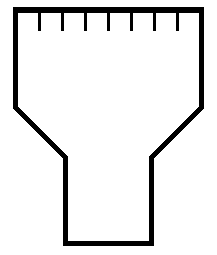
#> input picture EPUCK_PARKING_final/dstar_parking/dstar_parking/worlds/Scenario1.png, 217 x 255 px, found by its file name
$ python parking_map.py
#> lines starting #> are read from the running program, lines starting #| are printed output that depends on the picture; after the words box and inside, x2 and y2 are one past the last pixel; in counts of white or black regions, pixels touching at a corner belong together
"""
parking_map.py  --  A PONTE ENTRE A IMAGEM E A GRELHA DO PLANEADOR
==================================================================
Responsabilidade ÚNICA: pegar no PNG do mapa e produzir uma grelha de células
onde cada célula é "livre" ou "ocupada", mais as funções para converter entre
metros (mundo do Webots) e células (onde o D* Lite trabalha).

NÃO faz planeamento (isso é o d_star_lite.py) e NÃO descobre os lugares de
estacionamento (isso é o parking_other_epucks.py). Mantém-se pequena de propósito.

OS TRÊS REFERENCIAIS (é aqui que toda a gente se baralha):
  - PIXEL da imagem (linha, coluna): origem no canto superior-esquerdo, linha cresce
    para BAIXO. É como o PNG é lido.
  - MUNDO do Webots (x, y) em metros: x cresce para a direita, y cresce para CIMA.
    É o que o GPS devolve. Relação: x = res*coluna ; y = oy - res*linha.
  - CÉLULA da grelha (gx, gy): gx = linha, gy = coluna, em células de 'cell' metros.

SOBRE cell_size (a tua pergunta):
  cell_size É o comprimento da aresta entre dois nós (vértices) vizinhos. O teu modelo
  mental (vértices ligados por arestas) está CERTO. Mas atenção: a grelha representa
  paredes como CÉLULAS OCUPADAS. Se uma parede for mais fina que uma célula e "couber"
  entre dois centros de células livres, o planeador NÃO a vê e corta por ela.
  As divisórias entre lugares têm só ~2.4 cm. Por isso a célula tem de ser pequena
  (2 cm) — com 18.4 cm (espaçamento entre lugares) as divisórias misturavam-se com o
  espaço livre e, como o e-puck (7.4 cm) é menor que uma célula, "livre" não garantiria
  que ele lá passa. Daí: grelha fina (2 cm) + inflação das paredes.
"""

import math
import numpy as np
import yaml
from PIL import Image

# A inflação (engordar paredes) usa scipy se existir; senão há um fallback manual.
try:
    from scipy.ndimage import binary_dilation
    _HAS_SCIPY = True
except Exception:
    _HAS_SCIPY = False


class ParkingMap:
    def __init__(self, png_path, yaml_path, cell_size=0.02, inflate_m=0.05):
        # cell_size : comprimento da aresta da grelha, em metros (2 cm = bom compromisso).
        # inflate_m : quanto engordar as paredes (≈ raio do e-puck + margem). É GEOMETRIA,
        #             não nada aprendido: garante que o robô nunca raspa as paredes.

        # 1) Ler o YAML: dá a resolução (metros por pixel) e o limiar de "parede".
#> called with cell_size = 0.02, inflate_m = 0.05
        with open(yaml_path, "r") as f:
            cfg = yaml.safe_load(f)
        self.res = float(cfg["resolution"])               # metros por pixel (0.008)
        self.occ_thresh = float(cfg["occupied_thresh"])   # 0..1; abaixo disto = parede

        # 2) Abrir o PNG em tons de cinza e marcar como parede os pixéis escuros.
        img = Image.open(png_path).convert("L")
#> img: PIL image 217x255 L; 91.9% white; 1 black region, box (x1, y1, x2, y2) and area: (13, 7, 204, 246) 4459
        self.px = np.array(img)                           # matriz (linhas, colunas)
        self.h_px, self.w_px = self.px.shape              # altura, largura em pixéis
#> self.h_px = 255; self.w_px = 217
        self.wall_px = self.px <= int(255 * self.occ_thresh)  # True onde é parede
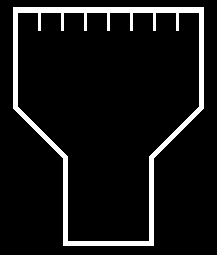
#> self.wall_px: shape (255, 217) bool; 8.1% white; 1 white region, box (x1, y1, x2, y2) and area: (13, 7, 204, 246) 4459

        # 3) Origem do mundo: o canto superior-esquerdo do PNG é (x=0, y=oy).
        #    oy = altura do mapa em metros (o topo do mapa). y cresce para cima.
        self.ox = 0.0
        self.oy = self.h_px * self.res                    # ex.: 255 * 0.008 = 2.04 m
#> self.oy = 2.04

        # 4) Tamanho da grelha do planeador (nº de linhas gx e colunas gy).
        self.cell = cell_size
        self.gx = int(math.ceil(self.h_px * self.res / self.cell))   # linhas da grelha
#> self.gx = 102
        self.gy = int(math.ceil(self.w_px * self.res / self.cell))   # colunas da grelha
#> self.gy = 87

        # 5) Construir a ocupação (que células são parede) e engordar as paredes.
        self.occ_raw = self._build_occupancy()            # paredes "cruas"
        self.occ = self._inflate(self.occ_raw, inflate_m) # paredes engordadas (a que se usa)

    # ----------------------- CONVERSÕES mundo <-> célula ----------------------- #
    def world_to_cell(self, x, y):
        # Metros (x,y) -> índices de célula (gx, gy). y invertido porque a linha 0
        # da grelha é o TOPO do mapa (y máximo).
        gx = int((self.oy - y) / self.cell)   # linha  (quanto mais alto y, menor a linha)
        gy = int((x - self.ox) / self.cell)   # coluna (x cresce com a coluna)
        return (gx, gy)

    def cell_to_world(self, gx, gy):
        # Índices de célula -> metros do CENTRO da célula (+0.5 = meio da célula).
        y = self.oy - (gx + 0.5) * self.cell
        x = self.ox + (gy + 0.5) * self.cell
        return (x, y)

    def in_bounds(self, cell):
        # A célula está dentro dos limites da grelha?
        gx, gy = cell
        return 0 <= gx < self.gx and 0 <= gy < self.gy

    def is_free_cell(self, cell):
        # A célula está dentro dos limites E não é parede (na grelha já engordada)?
        gx, gy = cell
        return self.in_bounds(cell) and not self.occ[gx, gy]

    # ----------------------- CONSTRUÇÃO da grelha ----------------------- #
    def _build_occupancy(self):
        # Constrói a matriz booleana de ocupação (True = parede) a partir do PNG.
        occ = np.zeros((self.gx, self.gy), dtype=bool)    # tudo livre de início
        rows, cols = np.nonzero(self.wall_px)             # pixéis que são parede
#> rows = 4459 values from 7 to 245; cols = 4459 values, max 203 at index 190, min 13 at index 0, mean 108
        for r, c in zip(rows, cols):                      # para cada pixel-parede:
            wx = self.ox + c * self.res                   #   coluna do pixel -> x no mundo
            wy = self.oy - r * self.res                   #   linha  do pixel -> y no mundo
            gx, gy = self.world_to_cell(wx, wy)           #   mundo -> célula da grelha
            if 0 <= gx < self.gx and 0 <= gy < self.gy:   #   dentro da grelha?
                occ[gx, gy] = True                        #   marca a célula como parede
#> this loop made 4459 passes
#> (wx, gy) on passes 1 to 3: (0.104, 5), (0.112, 5), (0.12, 6)
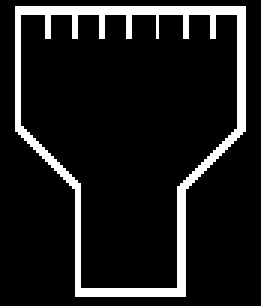
#> occ: shape (102, 87) bool (shown 3 times larger); 10.8% white; 1 white region, box (x1, y1, x2, y2) and area: (5, 2, 82, 99) 961
        return occ                                        # True = parede, False = livre

    def _inflate(self, occ, inflate_m):
        # "Engorda" as paredes inflate_m metros, dilatando a ocupação. Isto cria a
        # margem de segurança: o planeador trata as paredes como mais largas, por isso
        # o caminho nunca passa colado a elas (o robô tem raio ~3.7 cm).
#> called with inflate_m = 0.05
        iters = max(0, int(round(inflate_m / self.cell)))  # quantas células engordar
        if iters == 0:
            return occ.copy()
        if _HAS_SCIPY:
            return binary_dilation(occ, iterations=iters)  # caminho rápido (scipy)
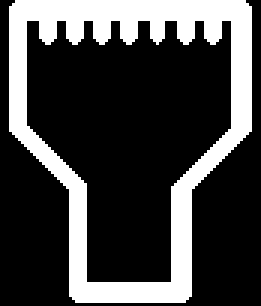
#> returned value: shape (102, 87) bool (shown 3 times larger); 26.1% white; 1 white region, box (x1, y1, x2, y2) and area: (3, 0, 84, 101) 2319
        # Fallback sem scipy: propaga a ocupação aos 4 vizinhos, 'iters' vezes.
        out = occ.copy()
        for _ in range(iters):
            nxt = out.copy()
            nxt[1:, :]  |= out[:-1, :]
            nxt[:-1, :] |= out[1:, :]
            nxt[:, 1:]  |= out[:, :-1]
            nxt[:, :-1] |= out[:, 1:]
            out = nxt
        return out


    # ----------------------- GEOMETRIA DO LUGAR (para entrar a direito) ----------------------- #
    def raw_wall_at(self, x, y):
        # Há parede no ponto (x,y)? Usa o mapa CRU (sem inflação) — para medir o lugar real.
        r = int(round((self.oy - y) / self.res))
        c = int(round((x - self.ox) / self.res))
        if r < 0 or c < 0 or r >= self.h_px or c >= self.w_px:
            return True
        return bool(self.wall_px[r, c])

    def slot_geometry(self, x, y, max_m=0.6, step=0.004):
        # A partir do centro do lugar (x,y), descobre:
        #   - inward: vetor unitário (dx,dy) que aponta PARA DENTRO (para a parede do fundo)
        #   - back:   distância (m) do centro até essa parede do fundo
        # COMO: mede a distância à parede nas 4 direções; a SAÍDA do lugar é a direção MAIS
        # ABERTA (dá para o hall), e "para dentro" é o oposto da saída. Isto funciona seja o
        # lugar virado para Norte, Sul, Este ou Oeste -> generaliza para outros mapas.
        dist = {}
        for (dx, dy) in [(0, 1), (0, -1), (1, 0), (-1, 0)]:
            d = step
            while d < max_m:
                if self.raw_wall_at(x + dx * d, y + dy * d):
                    break
                d += step
            dist[(dx, dy)] = d
        opening = max(dist, key=dist.get)          # direção mais aberta = saída do lugar
        inward = (-opening[0], -opening[1])         # para dentro = oposto da saída
        return inward, dist[inward]

if __name__ == "__main__":
    # Teste rápido: imprime o tamanho do mapa e da grelha.
    import os
    here = "C:/Users/user/Documents/Webots/Worlds/IRI_public_TP_classes-master/IRI_public_TP_classes-master/controllers/Projeto_Dlite/worlds"
    pm = ParkingMap(os.path.join(here, "Scenario1.png"),
                    os.path.join(here, "Scenario1_config.yaml"))
    print(f"Mapa: {pm.w_px}x{pm.h_px}px -> {pm.w_px*pm.res:.3f}x{pm.h_px*pm.res:.3f} m")
#| Mapa: 217x255px -> 1.736x2.040 m
    print(f"Grelha: {pm.gx}x{pm.gy} células de {pm.cell*100:.0f} cm")
#| Grelha: 102x87 células de 2 cm
    print(f"Células-parede (cruas): {pm.occ_raw.sum()}  ->  (infladas): {pm.occ.sum()}")
#| Células-parede (cruas): 961  ->  (infladas): 2319
